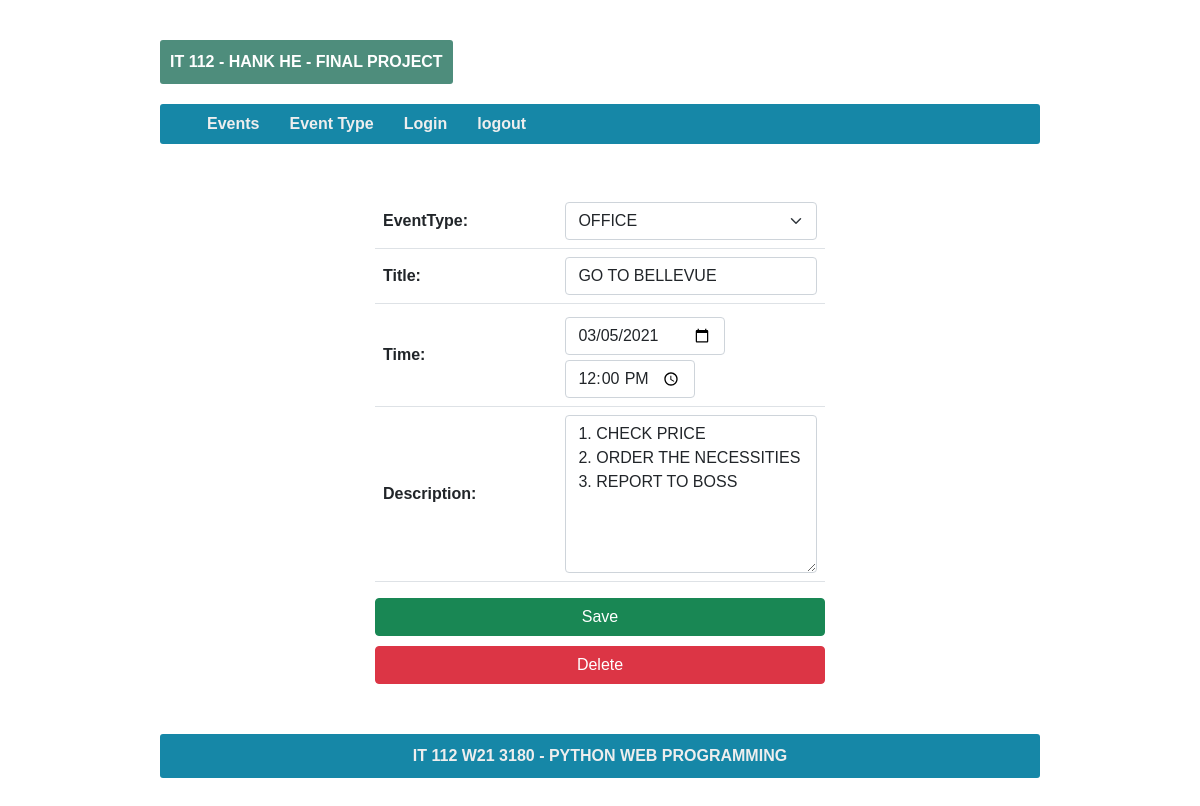
/todolist/eventsave/2 (signed in), run on an earlier commit of the app's database.
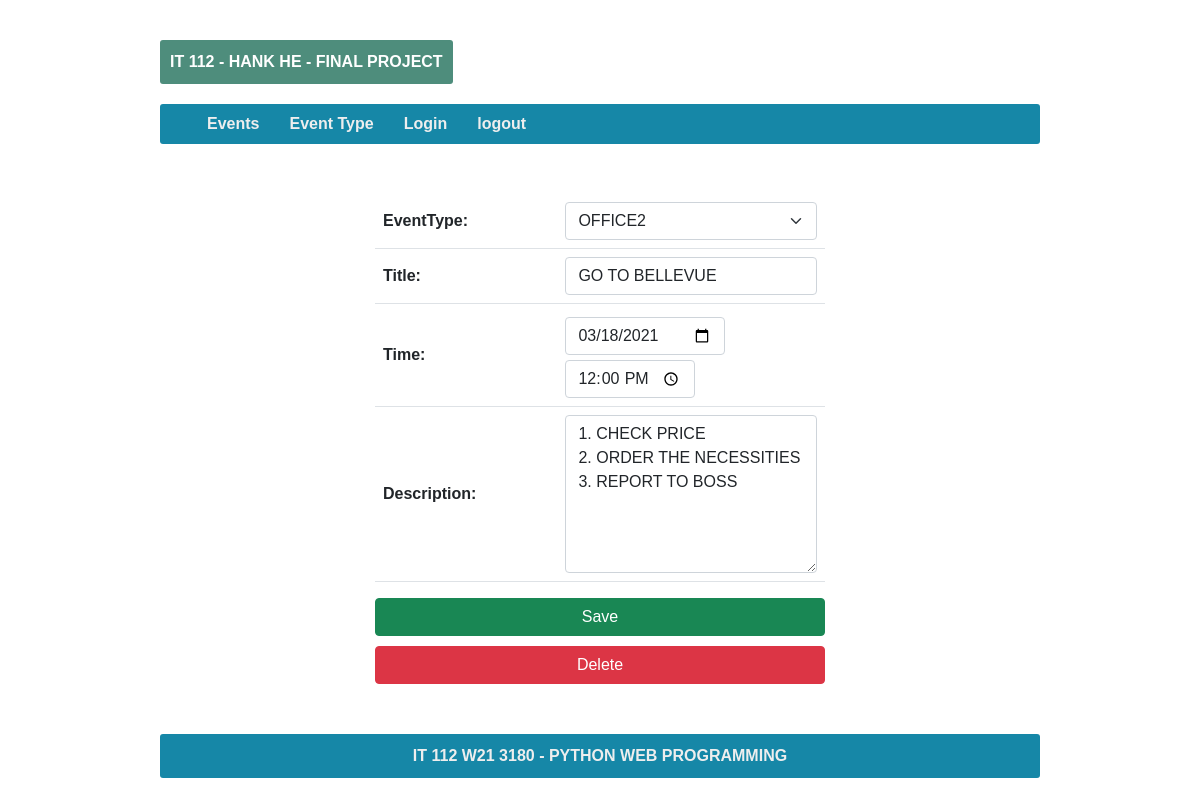
And on a later commit of the database.
### toDoList/models.py (models this page shows, shortened)
class Event(models.Model):
    title = models.CharField(max_length=200)
    time = models.DateTimeField()
    description = models.TextField()
    eventType = models.ForeignKey(EventType, on_delete=models.CASCADE)
    createdByUser = models.ForeignKey(User, on_delete=models.CASCADE)
    createdTime = models.DateTimeField(auto_now_add=True)
    class Meta:
        db_table = 'Event'
        verbose_name_plural = 'Events'
        ordering = ["createdTime"]

### toDoList/views.py (the view, shortened to what this page needs)
# urls.py: path('eventsave/<int:reqid>', views.eventsave, name="eventsave"),
@login_required(login_url='login')
def eventsave(request, reqid=None):
    try:
        eventObj = None
        if reqid != None:
            eventObj = get_object_or_404(Event, pk=reqid)
        if request.method == "GET":
            form = EventForm(instance=eventObj)
            return render(request, 'eventsave.html', {'form': form, "navs": navs, "showDel": eventObj != None})
    except:
        return redirect('error')

### toDoList/form.py
class EventForm(ModelForm):
    field_order = ["eventType", "title", "time", "description"]
    time = mySplitDateTimeField()
    class Meta:
        model = Event
        fields = '__all__'
        exclude = ['createdByUser']
        widgets = {
            'title': TextInput(attrs={"class": "form-control"}),
            'time': SplitDateTimeWidget(date_attrs={"type": "date", "class": "form-control"}, time_attrs={"type": "time", "class": "form-control"}),
            "description": Textarea(attrs={"class": "form-control", "rows": 6}),
            "eventType": Select(attrs={"class": "form-select"})
        }

### toDoList/models.py (called while the page is built)
    def __str__(self):
        return self.name

### toDoList/templates/eventsave.html (shortened to what this page needs)
{% extends 'base.html' %}
{% load static %}
{% block css %}
    <link href={% static 'css/eventsave.css' %} rel="stylesheet" type="text/css"/>
{% endblock %}
{% block content %}
  <form id="saveform" method="POST">
  <table class="table">
    {{ form.as_table }}
  </table>
  <div class="d-grid gap-2">
   <button type="submit" name="action" class="btn btn-success" value="save">Save</button>
  </div>
  {% if showDel %}
  <div id="div-delete" class="d-grid gap-2">
    <button type="submit" name="action" class="btn btn-danger" value="delete" >Delete</button>
  </div>
  {% endif %}
</form>
{% endblock %}

What changed in the data, as far as the page shows it:
changed Event "GO TO BELLEVUE": eventType "OFFICE" → "OFFICE2"
Also different on the page:
form field as_table: "03/05/2021" → "03/18/2021"
